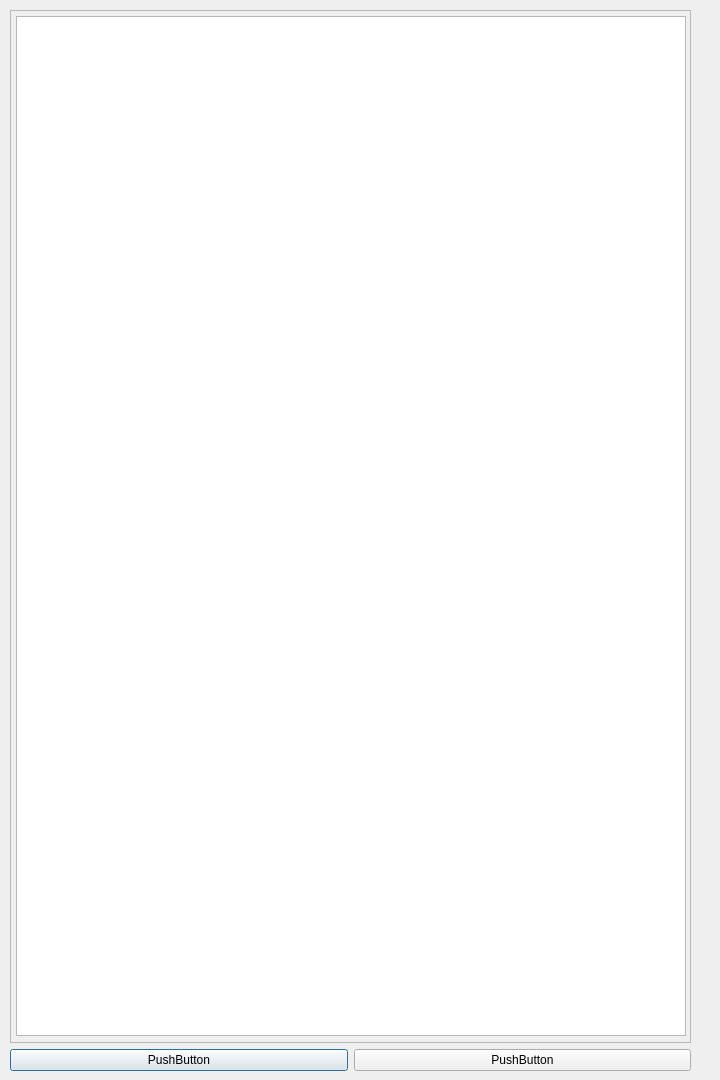
<?xml version="1.0" encoding="UTF-8"?>
<ui version="4.0">
 <class>Add_New</class>
 <widget class="QDialog" name="Add_New">
  <property name="geometry">
   <rect>
    <x>0</x>
    <y>0</y>
    <width>720</width>
    <height>1080</height>
   </rect>
  </property>
  <property name="windowTitle">
   <string>Dialog</string>
  </property>
  <widget class="QWidget" name="">
   <property name="geometry">
    <rect>
     <x>10</x>
     <y>10</y>
     <width>681</width>
     <height>1061</height>
    </rect>
   </property>
   <layout class="QVBoxLayout" name="verticalLayout">
    <item>
     <widget class="QScrollArea" name="Scroll">
      <property name="widgetResizable">
       <bool>true</bool>
      </property>
      <widget class="QWidget" name="scrollAreaWidgetContents">
       <property name="geometry">
        <rect>
         <x>0</x>
         <y>0</y>
         <width>677</width>
         <height>1026</height>
        </rect>
       </property>
       <widget class="QPlainTextEdit" name="Input">
        <property name="geometry">
         <rect>
          <x>5</x>
          <y>5</y>
          <width>670</width>
          <height>1020</height>
         </rect>
        </property>
       </widget>
      </widget>
     </widget>
    </item>
    <item>
     <layout class="QHBoxLayout" name="horizontalLayout">
      <item>
       <widget class="QPushButton" name="Cancel">
        <property name="text">
         <string>PushButton</string>
        </property>
       </widget>
      </item>
      <item>
       <widget class="QPushButton" name="Save">
        <property name="text">
         <string>PushButton</string>
        </property>
       </widget>
      </item>
     </layout>
    </item>
   </layout>
  </widget>
  <zorder>Scroll</zorder>
  <zorder>Cancel</zorder>
  <zorder>Save</zorder>
  <zorder>Scroll</zorder>
 </widget>
 <resources/>
 <connections>
  <connection>
   <sender>Cancel</sender>
   <signal>clicked()</signal>
   <receiver>Add_New</receiver>
   <slot>reject()</slot>
   <hints>
    <hint type="sourcelabel">
     <x>179</x>
     <y>1057</y>
    </hint>
    <hint type="destinationlabel">
     <x>359</x>
     <y>539</y>
    </hint>
   </hints>
  </connection>
 </connections>
</ui>
